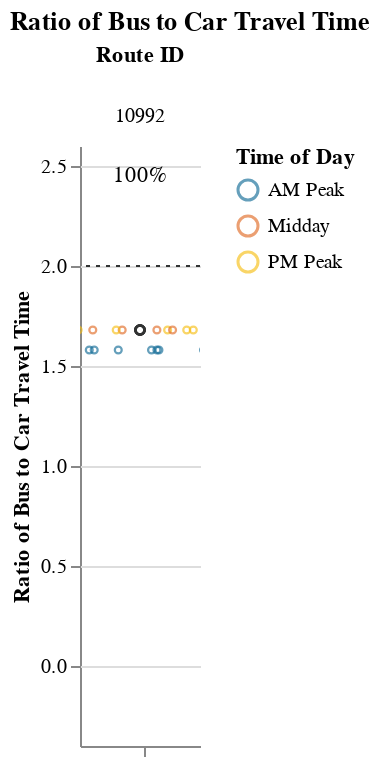
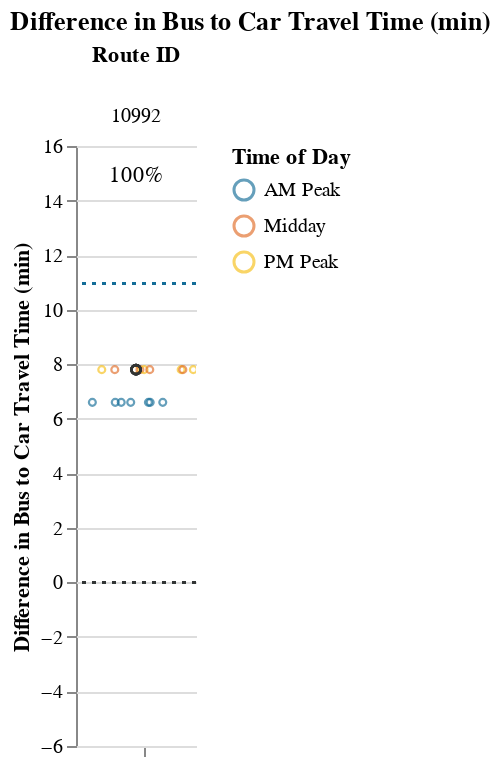

The code cell stored with these charts, in order, in its notebook:
### Markdown cell above
## Viable Competitive Routes
### Short Routes (< 1 hr)

### Code cell
# Allow for possibility that operator doesn't have routes that fall into certain route_groups
# But, jupyterbook will not like markdown with f-string
# separate out route_group and put in each cell, and use try/except + if to display...
# but all 3 route groups must be displayed. just add sentence about why no routes were returned at the end
route_group = "short"
try:
    subset_routes, mult, diff  = setup_charts(df, PCT_COMPETITIVE_THRESHOLD, route_group)
    
    if len(subset_routes) > 0:
        display(
            Markdown(
                f"{CAPTIONS_DICT[route_group]}"
                "Within each route group, routes are sorted in descending order "
                "by % competitive trips and # trips below the additional time cut-off."
            )
        )

        display(mult)
        display(diff)
except:
    print("No routes meet this criteria.")

### Figure 1 — Vega-Lite specification as saved in the notebook (floating-point values rounded to 4 significant figures)
{"config": {"view": {"continuousWidth": 400, "continuousHeight": 300, "stroke": null}, "facet": {"spacing": 0}}, "data": {"name": "data-eda258448fed609d7a1db721a0c3cb68"}, "facet": {"column": {"field": "route_id", "sort": ["10992"], "title": "Route ID", "type": "nominal"}}, "spec": {"layer": [{"mark": {"type": "point", "opacity": 0.65, "size": 12, "strokeWidth": 1.1}, "encoding": {"color": {"field": "time_of_day", "scale": {"range": ["#136C97", "#E16B26", "#F6BF16", "#00896B", "#7790A3", "#5B559C"]}, "sort": ["AM Peak", "Midday", "PM Peak", "Owl Service"], "title": "Time of Day", "type": "nominal"}, "tooltip": [{"field": "route_id", "type": "nominal"}, {"field": "trip_id", "type": "nominal"}, {"field": "service_hours", "type": "quantitative"}, {"field": "car_duration_hours", "type": "quantitative"}, {"field": "bus_multiplier", "type": "quantitative"}, {"field": "bus_difference", "type": "quantitative"}, {"field": "num_trips", "type": "quantitative"}, {"field": "num_competitive", "type": "quantitative"}, {"field": "pct_trips_competitive", "type": "quantitative"}, {"field": "p25", "type": "quantitative"}, {"field": "p50", "type": "quantitative"}, {"field": "p75", "type": "quantitative"}], "x": {"axis": {"grid": false, "labels": false, "ticks": true, "values": [0]}, "field": "jitter", "scale": {}, "title": null, "type": "quantitative"}, "y": {"field": "bus_multiplier", "scale": {"domain": [-0.25, 2.5]}, "title": "Ratio of Bus to Car Travel Time", "type": "quantitative"}}, "selection": {"selector001": {"type": "interval", "bind": "scales", "encodings": ["x", "y"]}}, "transform": [{"calculate": "sqrt(-2*log(random()))*cos(2*PI*random())", "as": "jitter"}], "width": 60}, {"layer": [{"mark": {"type": "point", "opacity": 0.6, "size": 20, "strokeWidth": 1.3}, "encoding": {"color": {"value": "#323434"}, "y": {"field": "bus_multiplier", "type": "quantitative"}}, "transform": [{"filter": "(datum.p50_trip === 1)"}]}, {"mark": {"type": "rule", "strokeDash": [2, 3]}, "encoding": {"color": {"value": "#323434"}, "y": {"field": "cutoff", "type": "quantitative"}}}, {"mark": {"type": "text", "align": "center", "baseline": "middle"}, "encoding": {"color": {"value": "black"}, "text": {"field": "pct_trips_competitive", "format": ".0%", "type": "quantitative"}, "tooltip": [{"field": "route_id", "type": "nominal"}, {"field": "trip_id", "type": "nominal"}, {"field": "service_hours", "type": "quantitative"}, {"field": "car_duration_hours", "type": "quantitative"}, {"field": "bus_multiplier", "type": "quantitative"}, {"field": "bus_difference", "type": "quantitative"}, {"field": "num_trips", "type": "quantitative"}, {"field": "num_competitive", "type": "quantitative"}, {"field": "pct_trips_competitive", "type": "quantitative"}, {"field": "p25", "type": "quantitative"}, {"field": "p50", "type": "quantitative"}, {"field": "p75", "type": "quantitative"}], "x": {"value": 30}, "y": {"value": 15}}, "transform": [{"calculate": "sqrt(-2*log(random()))*cos(2*PI*random())", "as": "jitter"}, {"filter": "(datum.fastest_trip === 1)"}]}]}]}, "resolve": {"scale": {"y": "shared"}}, "title": "Ratio of Bus to Car Travel Time", "$schema": "https://vega.github.io/schema/vega-lite/v4.17.0.json", "datasets": {"data-eda258448fed609d7a1db721a0c3cb68": [{"calitp_itp_id": 201, "trip_key": 2594753039241049600, "trip_id": "t_501092_b_26877_tn_0", "shape_id": "p_178322", "route_id": "10992", "service_hours": 0.3, "trip_first_departure_ts": 29400, "trip_last_arrival_ts": 30480, "departure_hour": 8, "time_of_day": "AM Peak", "p25": 0.3, "p50": 0.32, "p75": 0.32, "p50_trip": 0, "fastest_trip": 0, "car_duration_hours": 0.19, "competitive_route": 1, "bus_multiplier": 1.58, "bus_difference": 6.6, "num_trips": 16, "num_competitive": 16, "pct_trips_competitive": 1.0, "bus_difference_spread": 1.2, "route_group": "short", "max_trip_hrs": 0.32, "max_trip_route_group": 0.73, "name": "Mission Bay Transportation Management Agency", "caltrans_district": "04 - Oakland", "drmt_organization_name": null, "cutoff2": 10.95, "cutoff": 2}, {"calitp_itp_id": 201, "trip_key": 446591028706577328, "trip_id": "t_501093_b_26877_tn_0", "shape_id": "p_178322", "route_id": "10992", "service_hours": 0.3, "trip_first_departure_ts": 30900, "trip_last_arrival_ts": 31980, "departure_hour": 8, "time_of_day": "AM Peak", "p25": 0.3, "p50": 0.32, "p75": 0.32, "p50_trip": 0, "fastest_trip": 0, "car_duration_hours": 0.19, "competitive_route": 1, "bus_multiplier": 1.58, "bus_difference": 6.6, "num_trips": 16, "num_competitive": 16, "pct_trips_competitive": 1.0, "bus_difference_spread": 1.2, "route_group": "short", "max_trip_hrs": 0.32, "max_trip_route_group": 0.73, "name": "Mission Bay Transportation Management Agency", "caltrans_district": "04 - Oakland", "drmt_organization_name": null, "cutoff2": 10.95, "cutoff": 2}, {"calitp_itp_id": 201, "trip_key": -5291414331793922870, "trip_id": "t_501090_b_26877_tn_0", "shape_id": "p_178322", "route_id": "10992", "service_hours": 0.3, "trip_first_departure_ts": 26400, "trip_last_arrival_ts": 27480, "departure_hour": 7, "time_of_day": "AM Peak", "p25": 0.3, "p50": 0.32, "p75": 0.32, "p50_trip": 0, "fastest_trip": 0, "car_duration_hours": 0.19, "competitive_route": 1, "bus_multiplier": 1.58, "bus_difference": 6.6, "num_trips": 16, "num_competitive": 16, "pct_trips_competitive": 1.0, "bus_difference_spread": 1.2, "route_group": "short", "max_trip_hrs": 0.32, "max_trip_route_group": 0.73, "name": "Mission Bay Transportation Management Agency", "caltrans_district": "04 - Oakland", "drmt_organization_name": null, "cutoff2": 10.95, "cutoff": 2}, {"calitp_itp_id": 201, "trip_key": 5890287934645599178, "trip_id": "t_501095_b_26877_tn_0", "shape_id": "p_178322", "route_id": "10992", "service_hours": 0.3, "trip_first_departure_ts": 33900, "trip_last_arrival_ts": 34980, "departure_hour": 9, "time_of_day": "AM Peak", "p25": 0.3, "p50": 0.32, "p75": 0.32, "p50_trip": 0, "fastest_trip": 1, "car_duration_hours": 0.19, "competitive_route": 1, "bus_multiplier": 1.58, "bus_difference": 6.6, "num_trips": 16, "num_competitive": 16, "pct_trips_competitive": 1.0, "bus_difference_spread": 1.2, "route_group": "short", "max_trip_hrs": 0.32, "max_trip_route_group": 0.73, "name": "Mission Bay Transportation Management Agency", "caltrans_district": "04 - Oakland", "drmt_organization_name": null, "cutoff2": 10.95, "cutoff": 2}, {"calitp_itp_id": 201, "trip_key": 7527969544724761272, "trip_id": "t_501094_b_26877_tn_0", "shape_id": "p_178322", "route_id": "10992", "service_hours": 0.3, "trip_first_departure_ts": 32400, "trip_last_arrival_ts": 33480, "departure_hour": 9, "time_of_day": "AM Peak", "p25": 0.3, "p50": 0.32, "p75": 0.32, "p50_trip": 0, "fastest_trip": 0, "car_duration_hours": 0.19, "competitive_route": 1, "bus_multiplier": 1.58, "bus_difference": 6.6, "num_trips": 16, "num_competitive": 16, "pct_trips_competitive": 1.0, "bus_difference_spread": 1.2, "route_group": "short", "max_trip_hrs": 0.32, "max_trip_route_group": 0.73, "name": "Mission Bay Transportation Management Agency", "caltrans_district": "04 - Oakland", "drmt_organization_name": null, "cutoff2": 10.95, "cutoff": 2}, {"calitp_itp_id": 201, "trip_key": 4575489258218090459, "trip_id": "t_501096_b_26877_tn_0", "shape_id": "p_178322", "route_id": "10992", "service_hours": 0.3, "trip_first_departure_ts": 35400, "trip_last_arrival_ts": 36480, "departure_hour": 9, "time_of_day": "AM Peak", "p25": 0.3, "p50": 0.32, "p75": 0.32, "p50_trip": 0, "fastest_trip": 0, "car_duration_hours": 0.19, "competitive_route": 1, "bus_multiplier": 1.58, "bus_difference": 6.6, "num_trips": 16, "num_competitive": 16, "pct_trips_competitive": 1.0, "bus_difference_spread": 1.2, "route_group": "short", "max_trip_hrs": 0.32, "max_trip_route_group": 0.73, "name": "Mission Bay Transportation Management Agency", "caltrans_district": "04 - Oakland", "drmt_organization_name": null, "cutoff2": 10.95, "cutoff": 2}, {"calitp_itp_id": 201, "trip_key": 5264924346781938519, "trip_id": "t_501091_b_26877_tn_0", "shape_id": "p_178322", "route_id": "10992", "service_hours": 0.3, "trip_first_departure_ts": 27900, "trip_last_arrival_ts": 28980, "departure_hour": 7, "time_of_day": "AM Peak", "p25": 0.3, "p50": 0.32, "p75": 0.32, "p50_trip": 0, "fastest_trip": 0, "car_duration_hours": 0.19, "competitive_route": 1, "bus_multiplier": 1.58, "bus_difference": 6.6, "num_trips": 16, "num_competitive": 16, "pct_trips_competitive": 1.0, "bus_difference_spread": 1.2, "route_group": "short", "max_trip_hrs": 0.32, "max_trip_route_group": 0.73, "name": "Mission Bay Transportation Management Agency", "caltrans_district": "04 - Oakland", "drmt_organization_name": null, "cutoff2": 10.95, "cutoff": 2}, {"calitp_itp_id": 201, "trip_key": -2668864300106065871, "trip_id": "t_501105_b_26877_tn_0", "shape_id": "p_787944", "route_id": "10992", "service_hours": 0.32, "trip_first_departure_ts": 67500, "trip_last_arrival_ts": 68640, "departure_hour": 18, "time_of_day": "PM Peak", "p25": 0.3, "p50": 0.32, "p75": 0.32, "p50_trip": 1, "fastest_trip": 0, "car_duration_hours": 0.19, "competitive_route": 1, "bus_multiplier": 1.68, "bus_difference": 7.8, "num_trips": 16, "num_competitive": 16, "pct_trips_competitive": 1.0, "bus_difference_spread": 1.2, "route_group": "short", "max_trip_hrs": 0.32, "max_trip_route_group": 0.73, "name": "Mission Bay Transportation Management Agency", "caltrans_district": "04 - Oakland", "drmt_organization_name": null, "cutoff2": 10.95, "cutoff": 2}, {"calitp_itp_id": 201, "trip_key": 5501413978734962669, "trip_id": "t_501107_b_26877_tn_0", "shape_id": "p_787944", "route_id": "10992", "service_hours": 0.32, "trip_first_departure_ts": 69300, "trip_last_arrival_ts": 70440, "departure_hour": 19, "time_of_day": "PM Peak", "p25": 0.3, "p50": 0.32, "p75": 0.32, "p50_trip": 1, "fastest_trip": 0, "car_duration_hours": 0.19, "competitive_route": 1, "bus_multiplier": 1.68, "bus_difference": 7.8, "num_trips": 16, "num_competitive": 16, "pct_trips_competitive": 1.0, "bus_difference_spread": 1.2, "route_group": "short", "max_trip_hrs": 0.32, "max_trip_route_group": 0.73, "name": "Mission Bay Transportation Management Agency", "caltrans_district": "04 - Oakland", "drmt_organization_name": null, "cutoff2": 10.95, "cutoff": 2}, {"calitp_itp_id": 201, "trip_key": 2739882514567614438, "trip_id": "t_501102_b_26877_tn_0", "shape_id": "p_787944", "route_id": "10992", "service_hours": 0.32, "trip_first_departure_ts": 61500, "trip_last_arrival_ts": 62640, "departure_hour": 17, "time_of_day": "PM Peak", "p25": 0.3, "p50": 0.32, "p75": 0.32, "p50_trip": 1, "fastest_trip": 0, "car_duration_hours": 0.19, "competitive_route": 1, "bus_multiplier": 1.68, "bus_difference": 7.8, "num_trips": 16, "num_competitive": 16, "pct_trips_competitive": 1.0, "bus_difference_spread": 1.2, "route_group": "short", "max_trip_hrs": 0.32, "max_trip_route_group": 0.73, "name": "Mission Bay Transportation Management Agency", "caltrans_district": "04 - Oakland", "drmt_organization_name": null, "cutoff2": 10.95, "cutoff": 2}, {"calitp_itp_id": 201, "trip_key": -7033586504096462268, "trip_id": "t_501098_b_26877_tn_0", "shape_id": "p_787944", "route_id": "10992", "service_hours": 0.32, "trip_first_departure_ts": 55500, "trip_last_arrival_ts": 56640, "departure_hour": 15, "time_of_day": "Midday", "p25": 0.3, "p50": 0.32, "p75": 0.32, "p50_trip": 1, "fastest_trip": 0, "car_duration_hours": 0.19, "competitive_route": 1, "bus_multiplier": 1.68, "bus_difference": 7.8, "num_trips": 16, "num_competitive": 16, "pct_trips_competitive": 1.0, "bus_difference_spread": 1.2, "route_group": "short", "max_trip_hrs": 0.32, "max_trip_route_group": 0.73, "name": "Mission Bay Transportation Management Agency", "caltrans_district": "04 - Oakland", "drmt_organization_name": null, "cutoff2": 10.95, "cutoff": 2}, {"calitp_itp_id": 201, "trip_key": 6826985930702261582, "trip_id": "t_501103_b_26877_tn_0", "shape_id": "p_787944", "route_id": "10992", "service_hours": 0.32, "trip_first_departure_ts": 63000, "trip_last_arrival_ts": 64140, "departure_hour": 17, "time_of_day": "PM Peak", "p25": 0.3, "p50": 0.32, "p75": 0.32, "p50_trip": 1, "fastest_trip": 0, "car_duration_hours": 0.19, "competitive_route": 1, "bus_multiplier": 1.68, "bus_difference": 7.8, "num_trips": 16, "num_competitive": 16, "pct_trips_competitive": 1.0, "bus_difference_spread": 1.2, "route_group": "short", "max_trip_hrs": 0.32, "max_trip_route_group": 0.73, "name": "Mission Bay Transportation Management Agency", "caltrans_district": "04 - Oakland", "drmt_organization_name": null, "cutoff2": 10.95, "cutoff": 2}, {"calitp_itp_id": 201, "trip_key": -6159584788426511965, "trip_id": "t_501099_b_26877_tn_0", "shape_id": "p_787944", "route_id": "10992", "service_hours": 0.32, "trip_first_departure_ts": 57000, "trip_last_arrival_ts": 58140, "departure_hour": 15, "time_of_day": "Midday", "p25": 0.3, "p50": 0.32, "p75": 0.32, "p50_trip": 1, "fastest_trip": 0, "car_duration_hours": 0.19, "competitive_route": 1, "bus_multiplier": 1.68, "bus_difference": 7.8, "num_trips": 16, "num_competitive": 16, "pct_trips_competitive": 1.0, "bus_difference_spread": 1.2, "route_group": "short", "max_trip_hrs": 0.32, "max_trip_route_group": 0.73, "name": "Mission Bay Transportation Management Agency", "caltrans_district": "04 - Oakland", "drmt_organization_name": null, "cutoff2": 10.95, "cutoff": 2}, {"calitp_itp_id": 201, "trip_key": 6868557470836870810, "trip_id": "t_501104_b_26877_tn_0", "shape_id": "p_787944", "route_id": "10992", "service_hours": 0.32, "trip_first_departure_ts": 64800, "trip_last_arrival_ts": 65940, "departure_hour": 18, "time_of_day": "PM Peak", "p25": 0.3, "p50": 0.32, "p75": 0.32, "p50_trip": 1, "fastest_trip": 0, "car_duration_hours": 0.19, "competitive_route": 1, "bus_multiplier": 1.68, "bus_difference": 7.8, "num_trips": 16, "num_competitive": 16, "pct_trips_competitive": 1.0, "bus_difference_spread": 1.2, "route_group": "short", "max_trip_hrs": 0.32, "max_trip_route_group": 0.73, "name": "Mission Bay Transportation Management Agency", "caltrans_district": "04 - Oakland", "drmt_organization_name": null, "cutoff2": 10.95, "cutoff": 2}, {"calitp_itp_id": 201, "trip_key": 2150107959576833610, "trip_id": "t_501101_b_26877_tn_0", "shape_id": "p_787944", "route_id": "10992", "service_hours": 0.32, "trip_first_departure_ts": 60000, "trip_last_arrival_ts": 61140, "departure_hour": 16, "time_of_day": "Midday", "p25": 0.3, "p50": 0.32, "p75": 0.32, "p50_trip": 1, "fastest_trip": 0, "car_duration_hours": 0.19, "competitive_route": 1, "bus_multiplier": 1.68, "bus_difference": 7.8, "num_trips": 16, "num_competitive": 16, "pct_trips_competitive": 1.0, "bus_difference_spread": 1.2, "route_group": "short", "max_trip_hrs": 0.32, "max_trip_route_group": 0.73, "name": "Mission Bay Transportation Management Agency", "caltrans_district": "04 - Oakland", "drmt_organization_name": null, "cutoff2": 10.95, "cutoff": 2}, {"calitp_itp_id": 201, "trip_key": 904783777805529288, "trip_id": "t_501100_b_26877_tn_0", "shape_id": "p_787944", "route_id": "10992", "service_hours": 0.32, "trip_first_departure_ts": 58500, "trip_last_arrival_ts": 59640, "departure_hour": 16, "time_of_day": "Midday", "p25": 0.3, "p50": 0.32, "p75": 0.32, "p50_trip": 1, "fastest_trip": 0, "car_duration_hours": 0.19, "competitive_route": 1, "bus_multiplier": 1.68, "bus_difference": 7.8, "num_trips": 16, "num_competitive": 16, "pct_trips_competitive": 1.0, "bus_difference_spread": 1.2, "route_group": "short", "max_trip_hrs": 0.32, "max_trip_route_group": 0.73, "name": "Mission Bay Transportation Management Agency", "caltrans_district": "04 - Oakland", "drmt_organization_name": null, "cutoff2": 10.95, "cutoff": 2}]}}

### Figure 2 — Vega-Lite specification as saved in the notebook (floating-point values rounded to 4 significant figures)
{"config": {"view": {"continuousWidth": 400, "continuousHeight": 300, "stroke": null}, "facet": {"spacing": 0}}, "data": {"name": "data-8bb4b8624a8ac72395444f17e6d3d74b"}, "facet": {"column": {"field": "route_id", "sort": ["10992"], "title": "Route ID", "type": "nominal"}}, "spec": {"layer": [{"mark": {"type": "point", "opacity": 0.65, "size": 12, "strokeWidth": 1.1}, "encoding": {"color": {"field": "time_of_day", "scale": {"range": ["#136C97", "#E16B26", "#F6BF16", "#00896B", "#7790A3", "#5B559C"]}, "sort": ["AM Peak", "Midday", "PM Peak", "Owl Service"], "title": "Time of Day", "type": "nominal"}, "tooltip": [{"field": "route_id", "type": "nominal"}, {"field": "trip_id", "type": "nominal"}, {"field": "service_hours", "type": "quantitative"}, {"field": "car_duration_hours", "type": "quantitative"}, {"field": "bus_multiplier", "type": "quantitative"}, {"field": "bus_difference", "type": "quantitative"}, {"field": "num_trips", "type": "quantitative"}, {"field": "num_competitive", "type": "quantitative"}, {"field": "pct_trips_competitive", "type": "quantitative"}, {"field": "p25", "type": "quantitative"}, {"field": "p50", "type": "quantitative"}, {"field": "p75", "type": "quantitative"}], "x": {"axis": {"grid": false, "labels": false, "ticks": true, "values": [0]}, "field": "jitter", "scale": {}, "title": null, "type": "quantitative"}, "y": {"field": "bus_difference", "scale": {"domain": [-5, 15.95]}, "title": "Difference in Bus to Car Travel Time (min)", "type": "quantitative"}}, "selection": {"selector002": {"type": "interval", "bind": "scales", "encodings": ["x", "y"]}}, "transform": [{"calculate": "sqrt(-2*log(random()))*cos(2*PI*random())", "as": "jitter"}], "width": 60}, {"layer": [{"mark": {"type": "point", "opacity": 0.6, "size": 20, "strokeWidth": 1.3}, "encoding": {"color": {"value": "#323434"}, "y": {"field": "bus_difference", "type": "quantitative"}}, "transform": [{"filter": "(datum.p50_trip === 1)"}]}, {"mark": {"type": "rule", "strokeDash": [2, 3]}, "encoding": {"color": {"value": "#323434"}, "y": {"field": "cutoff", "type": "quantitative"}}}, {"mark": {"type": "rule", "strokeDash": [2, 3]}, "encoding": {"color": {"value": "#136C97"}, "y": {"field": "cutoff2", "type": "quantitative"}}}, {"mark": {"type": "text", "align": "center", "baseline": "middle"}, "encoding": {"color": {"value": "black"}, "text": {"field": "pct_trips_competitive", "format": ".0%", "type": "quantitative"}, "tooltip": [{"field": "route_id", "type": "nominal"}, {"field": "trip_id", "type": "nominal"}, {"field": "service_hours", "type": "quantitative"}, {"field": "car_duration_hours", "type": "quantitative"}, {"field": "bus_multiplier", "type": "quantitative"}, {"field": "bus_difference", "type": "quantitative"}, {"field": "num_trips", "type": "quantitative"}, {"field": "num_competitive", "type": "quantitative"}, {"field": "pct_trips_competitive", "type": "quantitative"}, {"field": "p25", "type": "quantitative"}, {"field": "p50", "type": "quantitative"}, {"field": "p75", "type": "quantitative"}], "x": {"value": 30}, "y": {"value": 15}}, "transform": [{"calculate": "sqrt(-2*log(random()))*cos(2*PI*random())", "as": "jitter"}, {"filter": "(datum.fastest_trip === 1)"}]}]}]}, "resolve": {"scale": {"y": "shared"}}, "title": "Difference in Bus to Car Travel Time (min)", "$schema": "https://vega.github.io/schema/vega-lite/v4.17.0.json", "datasets": {"data-8bb4b8624a8ac72395444f17e6d3d74b": [{"calitp_itp_id": 201, "trip_key": 2594753039241049600, "trip_id": "t_501092_b_26877_tn_0", "shape_id": "p_178322", "route_id": "10992", "service_hours": 0.3, "trip_first_departure_ts": 29400, "trip_last_arrival_ts": 30480, "departure_hour": 8, "time_of_day": "AM Peak", "p25": 0.3, "p50": 0.32, "p75": 0.32, "p50_trip": 0, "fastest_trip": 0, "car_duration_hours": 0.19, "competitive_route": 1, "bus_multiplier": 1.58, "bus_difference": 6.6, "num_trips": 16, "num_competitive": 16, "pct_trips_competitive": 1.0, "bus_difference_spread": 1.2, "route_group": "short", "max_trip_hrs": 0.32, "max_trip_route_group": 0.73, "name": "Mission Bay Transportation Management Agency", "caltrans_district": "04 - Oakland", "drmt_organization_name": null, "cutoff2": 10.95, "cutoff": 0}, {"calitp_itp_id": 201, "trip_key": 446591028706577328, "trip_id": "t_501093_b_26877_tn_0", "shape_id": "p_178322", "route_id": "10992", "service_hours": 0.3, "trip_first_departure_ts": 30900, "trip_last_arrival_ts": 31980, "departure_hour": 8, "time_of_day": "AM Peak", "p25": 0.3, "p50": 0.32, "p75": 0.32, "p50_trip": 0, "fastest_trip": 0, "car_duration_hours": 0.19, "competitive_route": 1, "bus_multiplier": 1.58, "bus_difference": 6.6, "num_trips": 16, "num_competitive": 16, "pct_trips_competitive": 1.0, "bus_difference_spread": 1.2, "route_group": "short", "max_trip_hrs": 0.32, "max_trip_route_group": 0.73, "name": "Mission Bay Transportation Management Agency", "caltrans_district": "04 - Oakland", "drmt_organization_name": null, "cutoff2": 10.95, "cutoff": 0}, {"calitp_itp_id": 201, "trip_key": -5291414331793922870, "trip_id": "t_501090_b_26877_tn_0", "shape_id": "p_178322", "route_id": "10992", "service_hours": 0.3, "trip_first_departure_ts": 26400, "trip_last_arrival_ts": 27480, "departure_hour": 7, "time_of_day": "AM Peak", "p25": 0.3, "p50": 0.32, "p75": 0.32, "p50_trip": 0, "fastest_trip": 0, "car_duration_hours": 0.19, "competitive_route": 1, "bus_multiplier": 1.58, "bus_difference": 6.6, "num_trips": 16, "num_competitive": 16, "pct_trips_competitive": 1.0, "bus_difference_spread": 1.2, "route_group": "short", "max_trip_hrs": 0.32, "max_trip_route_group": 0.73, "name": "Mission Bay Transportation Management Agency", "caltrans_district": "04 - Oakland", "drmt_organization_name": null, "cutoff2": 10.95, "cutoff": 0}, {"calitp_itp_id": 201, "trip_key": 5890287934645599178, "trip_id": "t_501095_b_26877_tn_0", "shape_id": "p_178322", "route_id": "10992", "service_hours": 0.3, "trip_first_departure_ts": 33900, "trip_last_arrival_ts": 34980, "departure_hour": 9, "time_of_day": "AM Peak", "p25": 0.3, "p50": 0.32, "p75": 0.32, "p50_trip": 0, "fastest_trip": 1, "car_duration_hours": 0.19, "competitive_route": 1, "bus_multiplier": 1.58, "bus_difference": 6.6, "num_trips": 16, "num_competitive": 16, "pct_trips_competitive": 1.0, "bus_difference_spread": 1.2, "route_group": "short", "max_trip_hrs": 0.32, "max_trip_route_group": 0.73, "name": "Mission Bay Transportation Management Agency", "caltrans_district": "04 - Oakland", "drmt_organization_name": null, "cutoff2": 10.95, "cutoff": 0}, {"calitp_itp_id": 201, "trip_key": 7527969544724761272, "trip_id": "t_501094_b_26877_tn_0", "shape_id": "p_178322", "route_id": "10992", "service_hours": 0.3, "trip_first_departure_ts": 32400, "trip_last_arrival_ts": 33480, "departure_hour": 9, "time_of_day": "AM Peak", "p25": 0.3, "p50": 0.32, "p75": 0.32, "p50_trip": 0, "fastest_trip": 0, "car_duration_hours": 0.19, "competitive_route": 1, "bus_multiplier": 1.58, "bus_difference": 6.6, "num_trips": 16, "num_competitive": 16, "pct_trips_competitive": 1.0, "bus_difference_spread": 1.2, "route_group": "short", "max_trip_hrs": 0.32, "max_trip_route_group": 0.73, "name": "Mission Bay Transportation Management Agency", "caltrans_district": "04 - Oakland", "drmt_organization_name": null, "cutoff2": 10.95, "cutoff": 0}, {"calitp_itp_id": 201, "trip_key": 4575489258218090459, "trip_id": "t_501096_b_26877_tn_0", "shape_id": "p_178322", "route_id": "10992", "service_hours": 0.3, "trip_first_departure_ts": 35400, "trip_last_arrival_ts": 36480, "departure_hour": 9, "time_of_day": "AM Peak", "p25": 0.3, "p50": 0.32, "p75": 0.32, "p50_trip": 0, "fastest_trip": 0, "car_duration_hours": 0.19, "competitive_route": 1, "bus_multiplier": 1.58, "bus_difference": 6.6, "num_trips": 16, "num_competitive": 16, "pct_trips_competitive": 1.0, "bus_difference_spread": 1.2, "route_group": "short", "max_trip_hrs": 0.32, "max_trip_route_group": 0.73, "name": "Mission Bay Transportation Management Agency", "caltrans_district": "04 - Oakland", "drmt_organization_name": null, "cutoff2": 10.95, "cutoff": 0}, {"calitp_itp_id": 201, "trip_key": 5264924346781938519, "trip_id": "t_501091_b_26877_tn_0", "shape_id": "p_178322", "route_id": "10992", "service_hours": 0.3, "trip_first_departure_ts": 27900, "trip_last_arrival_ts": 28980, "departure_hour": 7, "time_of_day": "AM Peak", "p25": 0.3, "p50": 0.32, "p75": 0.32, "p50_trip": 0, "fastest_trip": 0, "car_duration_hours": 0.19, "competitive_route": 1, "bus_multiplier": 1.58, "bus_difference": 6.6, "num_trips": 16, "num_competitive": 16, "pct_trips_competitive": 1.0, "bus_difference_spread": 1.2, "route_group": "short", "max_trip_hrs": 0.32, "max_trip_route_group": 0.73, "name": "Mission Bay Transportation Management Agency", "caltrans_district": "04 - Oakland", "drmt_organization_name": null, "cutoff2": 10.95, "cutoff": 0}, {"calitp_itp_id": 201, "trip_key": -2668864300106065871, "trip_id": "t_501105_b_26877_tn_0", "shape_id": "p_787944", "route_id": "10992", "service_hours": 0.32, "trip_first_departure_ts": 67500, "trip_last_arrival_ts": 68640, "departure_hour": 18, "time_of_day": "PM Peak", "p25": 0.3, "p50": 0.32, "p75": 0.32, "p50_trip": 1, "fastest_trip": 0, "car_duration_hours": 0.19, "competitive_route": 1, "bus_multiplier": 1.68, "bus_difference": 7.8, "num_trips": 16, "num_competitive": 16, "pct_trips_competitive": 1.0, "bus_difference_spread": 1.2, "route_group": "short", "max_trip_hrs": 0.32, "max_trip_route_group": 0.73, "name": "Mission Bay Transportation Management Agency", "caltrans_district": "04 - Oakland", "drmt_organization_name": null, "cutoff2": 10.95, "cutoff": 0}, {"calitp_itp_id": 201, "trip_key": 5501413978734962669, "trip_id": "t_501107_b_26877_tn_0", "shape_id": "p_787944", "route_id": "10992", "service_hours": 0.32, "trip_first_departure_ts": 69300, "trip_last_arrival_ts": 70440, "departure_hour": 19, "time_of_day": "PM Peak", "p25": 0.3, "p50": 0.32, "p75": 0.32, "p50_trip": 1, "fastest_trip": 0, "car_duration_hours": 0.19, "competitive_route": 1, "bus_multiplier": 1.68, "bus_difference": 7.8, "num_trips": 16, "num_competitive": 16, "pct_trips_competitive": 1.0, "bus_difference_spread": 1.2, "route_group": "short", "max_trip_hrs": 0.32, "max_trip_route_group": 0.73, "name": "Mission Bay Transportation Management Agency", "caltrans_district": "04 - Oakland", "drmt_organization_name": null, "cutoff2": 10.95, "cutoff": 0}, {"calitp_itp_id": 201, "trip_key": 2739882514567614438, "trip_id": "t_501102_b_26877_tn_0", "shape_id": "p_787944", "route_id": "10992", "service_hours": 0.32, "trip_first_departure_ts": 61500, "trip_last_arrival_ts": 62640, "departure_hour": 17, "time_of_day": "PM Peak", "p25": 0.3, "p50": 0.32, "p75": 0.32, "p50_trip": 1, "fastest_trip": 0, "car_duration_hours": 0.19, "competitive_route": 1, "bus_multiplier": 1.68, "bus_difference": 7.8, "num_trips": 16, "num_competitive": 16, "pct_trips_competitive": 1.0, "bus_difference_spread": 1.2, "route_group": "short", "max_trip_hrs": 0.32, "max_trip_route_group": 0.73, "name": "Mission Bay Transportation Management Agency", "caltrans_district": "04 - Oakland", "drmt_organization_name": null, "cutoff2": 10.95, "cutoff": 0}, {"calitp_itp_id": 201, "trip_key": -7033586504096462268, "trip_id": "t_501098_b_26877_tn_0", "shape_id": "p_787944", "route_id": "10992", "service_hours": 0.32, "trip_first_departure_ts": 55500, "trip_last_arrival_ts": 56640, "departure_hour": 15, "time_of_day": "Midday", "p25": 0.3, "p50": 0.32, "p75": 0.32, "p50_trip": 1, "fastest_trip": 0, "car_duration_hours": 0.19, "competitive_route": 1, "bus_multiplier": 1.68, "bus_difference": 7.8, "num_trips": 16, "num_competitive": 16, "pct_trips_competitive": 1.0, "bus_difference_spread": 1.2, "route_group": "short", "max_trip_hrs": 0.32, "max_trip_route_group": 0.73, "name": "Mission Bay Transportation Management Agency", "caltrans_district": "04 - Oakland", "drmt_organization_name": null, "cutoff2": 10.95, "cutoff": 0}, {"calitp_itp_id": 201, "trip_key": 6826985930702261582, "trip_id": "t_501103_b_26877_tn_0", "shape_id": "p_787944", "route_id": "10992", "service_hours": 0.32, "trip_first_departure_ts": 63000, "trip_last_arrival_ts": 64140, "departure_hour": 17, "time_of_day": "PM Peak", "p25": 0.3, "p50": 0.32, "p75": 0.32, "p50_trip": 1, "fastest_trip": 0, "car_duration_hours": 0.19, "competitive_route": 1, "bus_multiplier": 1.68, "bus_difference": 7.8, "num_trips": 16, "num_competitive": 16, "pct_trips_competitive": 1.0, "bus_difference_spread": 1.2, "route_group": "short", "max_trip_hrs": 0.32, "max_trip_route_group": 0.73, "name": "Mission Bay Transportation Management Agency", "caltrans_district": "04 - Oakland", "drmt_organization_name": null, "cutoff2": 10.95, "cutoff": 0}, {"calitp_itp_id": 201, "trip_key": -6159584788426511965, "trip_id": "t_501099_b_26877_tn_0", "shape_id": "p_787944", "route_id": "10992", "service_hours": 0.32, "trip_first_departure_ts": 57000, "trip_last_arrival_ts": 58140, "departure_hour": 15, "time_of_day": "Midday", "p25": 0.3, "p50": 0.32, "p75": 0.32, "p50_trip": 1, "fastest_trip": 0, "car_duration_hours": 0.19, "competitive_route": 1, "bus_multiplier": 1.68, "bus_difference": 7.8, "num_trips": 16, "num_competitive": 16, "pct_trips_competitive": 1.0, "bus_difference_spread": 1.2, "route_group": "short", "max_trip_hrs": 0.32, "max_trip_route_group": 0.73, "name": "Mission Bay Transportation Management Agency", "caltrans_district": "04 - Oakland", "drmt_organization_name": null, "cutoff2": 10.95, "cutoff": 0}, {"calitp_itp_id": 201, "trip_key": 6868557470836870810, "trip_id": "t_501104_b_26877_tn_0", "shape_id": "p_787944", "route_id": "10992", "service_hours": 0.32, "trip_first_departure_ts": 64800, "trip_last_arrival_ts": 65940, "departure_hour": 18, "time_of_day": "PM Peak", "p25": 0.3, "p50": 0.32, "p75": 0.32, "p50_trip": 1, "fastest_trip": 0, "car_duration_hours": 0.19, "competitive_route": 1, "bus_multiplier": 1.68, "bus_difference": 7.8, "num_trips": 16, "num_competitive": 16, "pct_trips_competitive": 1.0, "bus_difference_spread": 1.2, "route_group": "short", "max_trip_hrs": 0.32, "max_trip_route_group": 0.73, "name": "Mission Bay Transportation Management Agency", "caltrans_district": "04 - Oakland", "drmt_organization_name": null, "cutoff2": 10.95, "cutoff": 0}, {"calitp_itp_id": 201, "trip_key": 2150107959576833610, "trip_id": "t_501101_b_26877_tn_0", "shape_id": "p_787944", "route_id": "10992", "service_hours": 0.32, "trip_first_departure_ts": 60000, "trip_last_arrival_ts": 61140, "departure_hour": 16, "time_of_day": "Midday", "p25": 0.3, "p50": 0.32, "p75": 0.32, "p50_trip": 1, "fastest_trip": 0, "car_duration_hours": 0.19, "competitive_route": 1, "bus_multiplier": 1.68, "bus_difference": 7.8, "num_trips": 16, "num_competitive": 16, "pct_trips_competitive": 1.0, "bus_difference_spread": 1.2, "route_group": "short", "max_trip_hrs": 0.32, "max_trip_route_group": 0.73, "name": "Mission Bay Transportation Management Agency", "caltrans_district": "04 - Oakland", "drmt_organization_name": null, "cutoff2": 10.95, "cutoff": 0}, {"calitp_itp_id": 201, "trip_key": 904783777805529288, "trip_id": "t_501100_b_26877_tn_0", "shape_id": "p_787944", "route_id": "10992", "service_hours": 0.32, "trip_first_departure_ts": 58500, "trip_last_arrival_ts": 59640, "departure_hour": 16, "time_of_day": "Midday", "p25": 0.3, "p50": 0.32, "p75": 0.32, "p50_trip": 1, "fastest_trip": 0, "car_duration_hours": 0.19, "competitive_route": 1, "bus_multiplier": 1.68, "bus_difference": 7.8, "num_trips": 16, "num_competitive": 16, "pct_trips_competitive": 1.0, "bus_difference_spread": 1.2, "route_group": "short", "max_trip_hrs": 0.32, "max_trip_route_group": 0.73, "name": "Mission Bay Transportation Management Agency", "caltrans_district": "04 - Oakland", "drmt_organization_name": null, "cutoff2": 10.95, "cutoff": 0}]}}
